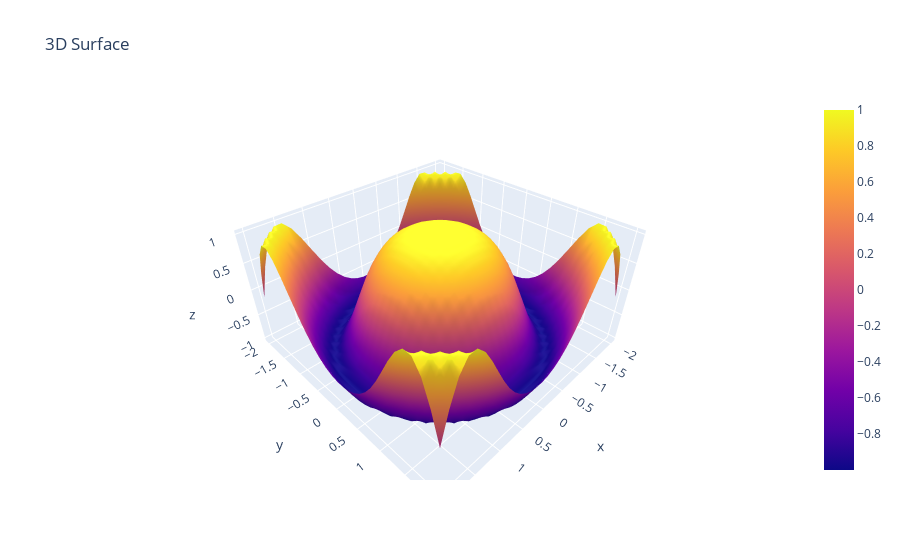

Write notebook code for a chart like this one.
### Code cell
X,Y = np.meshgrid(np.linspace(-2,2,30),np.linspace(-2,2,30))
Z = np.cos(X**2+Y**2)

trace = go.Surface(x=X,y=Y,z=Z)
go.Figure(data = [trace], layout=go.Layout(title='3D Surface')).show()

### Figure 1 — Plotly figure (JSON) as saved in the notebook; plotly's stock layout.template omitted (floating-point values rounded to 4 significant figures; data arrays with more than 128 entries replaced by an {"elided": "..."} marker saying what was removed)
{"data": [{"type": "surface", "x": {"elided": "30x30 float values"}, "y": {"elided": "30x30 float values"}, "z": {"elided": "30x30 float values"}}], "layout": {"title": {"text": "3D Surface"}}}
